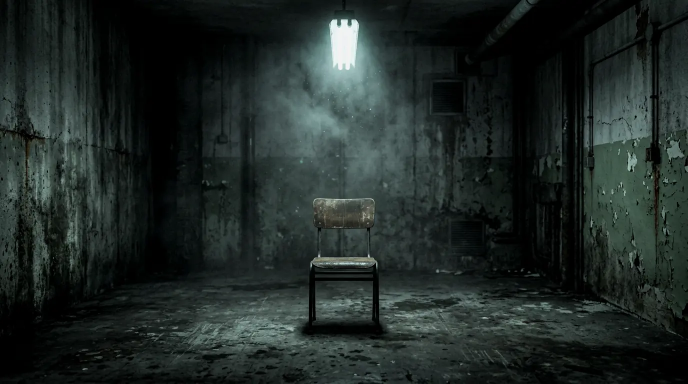
#> input picture src/assets/scenes/landing.webp, 1376 x 768 px, given in place of landing.png, which was not available (shown at 1/2 size)
$ python build-assets.py
#> lines starting #> are read from the running program, lines starting #| are printed output that depends on the picture
"""
THE LAST WITNESS — asset pipeline
---------------------------------
Converts the generated source stills into optimized WebP scene backdrops and
creates the procedural textures used by the cinematic layers.

Run:  python3 tools/build-assets.py
"""
import os
import random
from PIL import Image, ImageFilter, ImageChops, ImageEnhance

ROOT = os.path.dirname(os.path.dirname(os.path.abspath(__file__)))
RAW = os.path.join(ROOT, "raw")
OUT_SCENES = os.path.join(ROOT, "src", "assets", "scenes")
OUT_TEX = os.path.join(ROOT, "src", "assets", "textures")
os.makedirs(OUT_SCENES, exist_ok=True)
os.makedirs(OUT_TEX, exist_ok=True)

SCENES = {
    "landing": "landing.png",
    "corridor": "corridor.png",
    "mirror-room": "mirror-room.png",
    "surveillance": "surveillance.png",
    "door": "door.png",
    "archive": "archive.png",
    "ev-old-photo": "ev-old-photo.png",
    "ev-missing-report": "ev-missing-report.png",
    "ev-camera-frame": "ev-camera-frame.png",
    "ev-handwritten": "ev-handwritten.png",
}


def grade(im: Image.Image) -> Image.Image:
    """Unify the cinematic grade: cold, desaturated, crushed blacks."""
    im = ImageEnhance.Color(im).enhance(0.82)
    im = ImageEnhance.Contrast(im).enhance(1.06)
    im = ImageEnhance.Brightness(im).enhance(0.95)
    return im


def export(im: Image.Image, path: str, quality: int = 76) -> None:
    im.convert("RGB").save(path, "WEBP", quality=quality, method=6)


for name, src in SCENES.items():
    src_path = os.path.join(RAW, src)
    if not os.path.exists(src_path):
        print("missing", src_path)
        continue
    im = grade(Image.open(src_path).convert("RGB"))
    export(im, os.path.join(OUT_SCENES, f"{name}.webp"))

    # Mobile / low-bandwidth variant (still keeps 16:9 cropping headroom)
    w = 900
    h = round(im.height * w / im.width)
#> h = 502
    export(im.resize((w, h), Image.LANCZOS), os.path.join(OUT_SCENES, f"{name}-sm.webp"), quality=68)
#> call 2 of export, with path = 'src/assets/scenes/landing-sm.webp', quality = 68
#> in export (call 2), `im.convert("RGB").save(path, "WEBP", quality=quality, method=6)`:
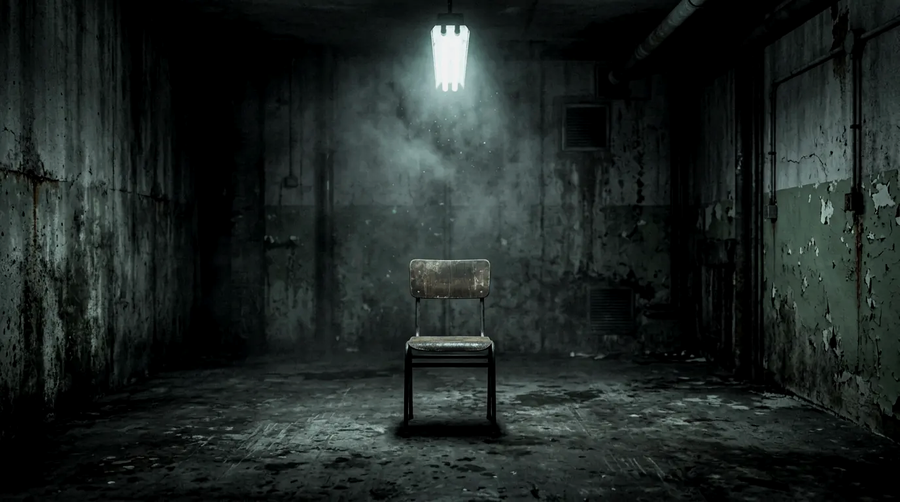
#> saved as landing-sm.webp: PIL image 900x502 RGB; mean R, G, B 30.4, 37.8, 35.8
    print("ok", name, im.size)
#| ok landing (1376, 768)
#> pass 2 of the loop `for name, src in SCENES.items():`:
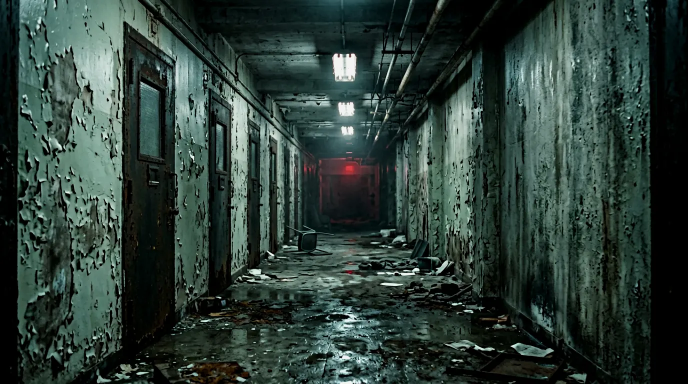
#> input picture src/assets/scenes/corridor.webp, 1376 x 768 px, given in place of corridor.png, which was not available (shown at 1/2 size)
#> in export (call 4), `im.convert("RGB").save(path, "WEBP", quality=quality, method=6)`:
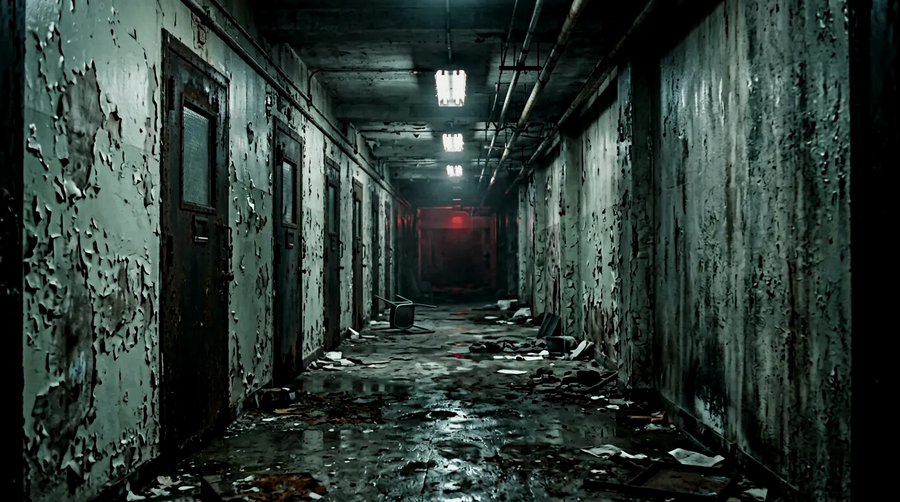
#> saved as corridor-sm.webp: PIL image 900x502 RGB; mean R, G, B 44.4, 58.2, 53.1
#| ok corridor (1376, 768)
#> pass 3 of the loop `for name, src in SCENES.items():`:
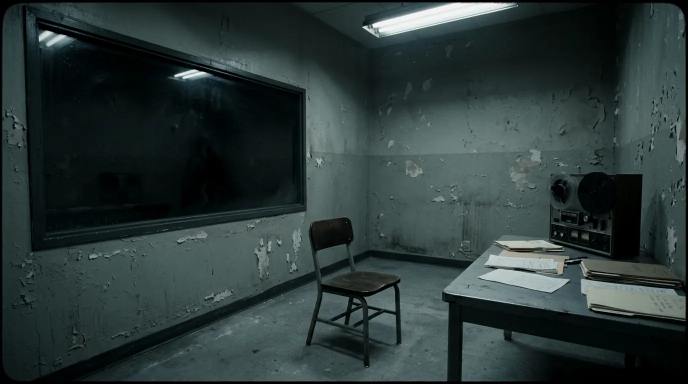
#> input picture src/assets/scenes/mirror-room.webp, 1376 x 768 px, given in place of mirror-room.png, which was not available (shown at 1/2 size)
#> in export (call 6), `im.convert("RGB").save(path, "WEBP", quality=quality, method=6)`:
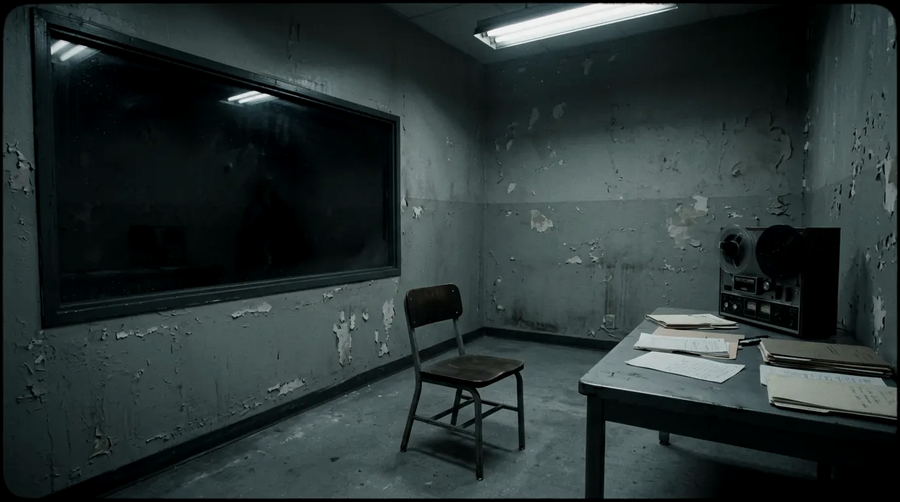
#> saved as mirror-room-sm.webp: PIL image 900x502 RGB; mean R, G, B 41.6, 52.4, 51.9
#| ok mirror-room (1376, 768)
#> the loop made 10 passes; the first 3 are shown

# ---------------------------------------------------------------- textures
random.seed(7)

# Film grain tile (transparent, additive noise) 256x256
g = Image.new("RGBA", (256, 256))
#> g: PIL image 256x256 RGBA; every value is 0
px = g.load()
for y in range(256):
    for x in range(256):
        v = random.randint(0, 255)
        a = random.randint(6, 34)
        px[x, y] = (v, v, v, a)
g.save(os.path.join(OUT_TEX, "grain.png"))
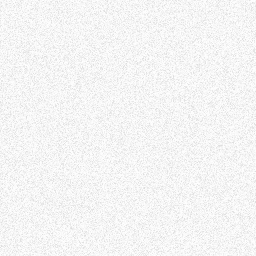
#> saved as grain.png: PIL image 256x256 RGBA; mean R, G, B, A 127.6, 127.6, 127.6, 20; transparent parts drawn white

# Fog / smoke texture: layered blurred noise, greyscale with alpha
fog = Image.new("L", (512, 512))
#> fog: PIL image 512x512 L; every value is 0
fpx = fog.load()
for y in range(512):
    for x in range(512):
        fpx[x, y] = random.randint(0, 255)
fog = fog.filter(ImageFilter.GaussianBlur(18))
fog = ImageEnhance.Contrast(fog).enhance(1.5)
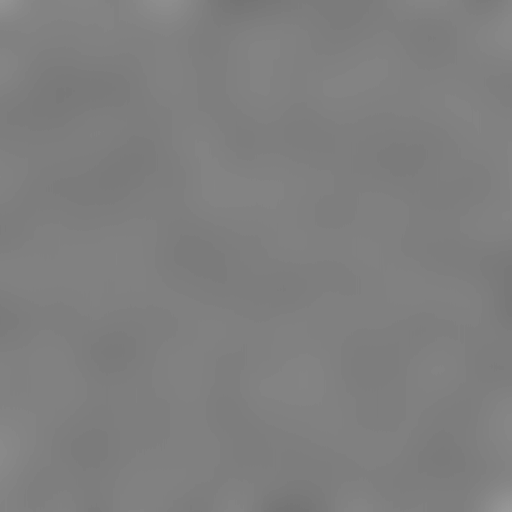
#> fog: PIL image 512x512 L; min 116, max 152, mean 127
rgba = Image.merge("RGBA", (fog, fog, fog, fog.point(lambda v: int(v * 0.75))))
rgba.save(os.path.join(OUT_TEX, "fog.png"))

# Vignette overlay (multiply-style dark edges)
vig = Image.new("L", (512, 288), 0)
#> vig: PIL image 512x288 L; every value is 0
vpx = vig.load()
cx, cy = 256, 144
maxd = (cx ** 2 + cy ** 2) ** 0.5
for y in range(288):
    for x in range(512):
        d = ((x - cx) ** 2 + (y - cy) ** 2) ** 0.5 / maxd
        vpx[x, y] = int(min(255, max(0, (d ** 2.1) * 255)))
vig = vig.filter(ImageFilter.GaussianBlur(6))
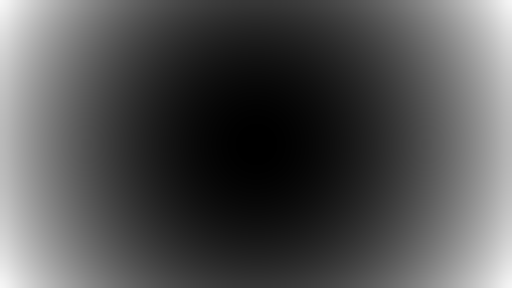
#> vig: PIL image 512x288 L; min 0, max 247, mean 81
vig_rgba = Image.merge("RGBA", (vig.point(lambda v: int(v * 0.9)), Image.new("L", (512, 288), 0),
                                Image.new("L", (512, 288), 0), vig))
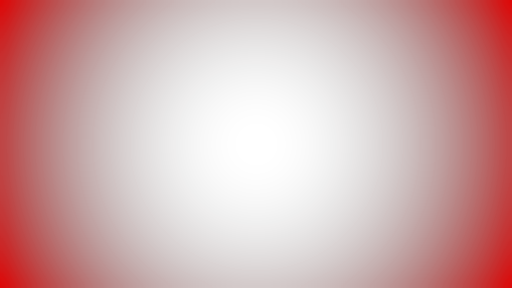
#> vig_rgba: PIL image 512x288 RGBA; mean R, G, B, A 72.4, 0, 0, 81; transparent parts drawn white
vig_rgba.save(os.path.join(OUT_TEX, "vignette.png"))

print("textures written")
